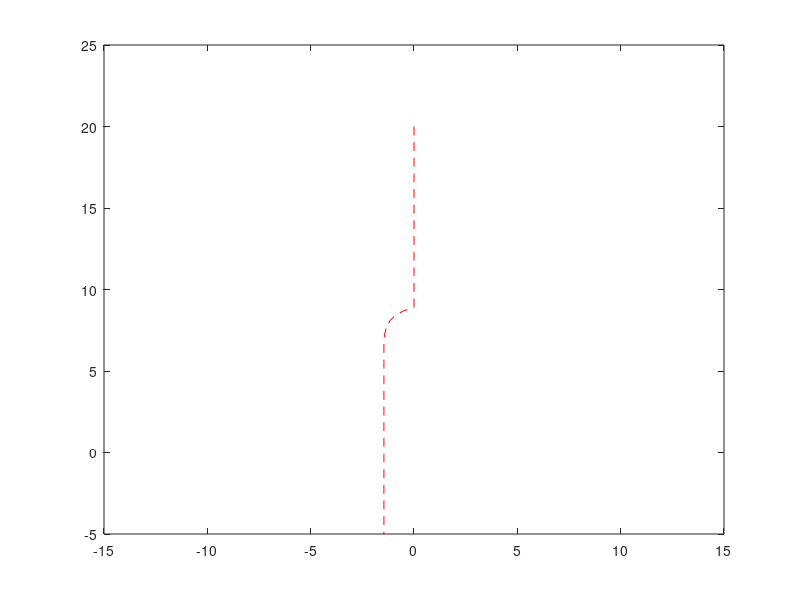

Source code (MATLAB):
% Set up the initial positions of the red ship and obstacle
red_ship_position = [0, 20];
obstacle_position = [-10, 5];

% Set up the velocity vectors for the red ship and obstacle
red_ship_velocity = [0, -3];
obstacle_velocity = [2 , 0];

% Set up the time step and the duration of the simulation
dt = 0.1;
t_end = 20;

% Set up the path array to store the positions of the red ship during movement
path = red_ship_position;

% Loop over each time step of the simulation
for t = 0:dt:t_end
    % Update the positions of the red ship and obstacle based on their velocities
    red_ship_position = red_ship_position + red_ship_velocity .* dt;
    obstacle_position = obstacle_position + obstacle_velocity .* dt;

    % Check if the red ship has crossed the path of the obstacle
    if red_ship_position(2) < obstacle_position(2) + 5 && ...
       red_ship_position(2) > obstacle_position(2) && ...
       red_ship_position(1) < obstacle_position(1) + 5 && ...
       red_ship_position(1) > obstacle_position(1)

        % Determine the distance between the red ship and the obstacle
        distance = norm(red_ship_position - obstacle_position);

        % If the red ship is too close to the obstacle, move in a semicircle around the obstacle
        if distance < 5

            % Calculate the angle between the red ship and the obstacle
            angle = atan2(red_ship_position(2) - obstacle_position(2), red_ship_position(1) - obstacle_position(1));
            
            % Determine the position of the center of the arc
            center = obstacle_position + [0, 5];
            
            % Calculate the radius of the arc
            radius = 1.5;

            % Calculate the new velocity vector for the red ship
            if angle >= 0 && angle < pi
                % Move to the left of the obstacle
                red_ship_velocity = [(red_ship_position(1)-center(1)), (red_ship_position(2)-center(2))] .* [-1, 1] / radius .* 3;
            else
                % Move to the right of the obstacle
                red_ship_velocity = [(red_ship_position(1)-center(1)), (red_ship_position(2)-center(2))] .* [1, -1] / radius .* 3;
            end

        % If the red ship is not too close to the obstacle, move towards it
        else
            red_ship_velocity = [0, -3];
        end

    % If the red ship has not crossed the path of the obstacle, move towards it
    else
        red_ship_velocity = [0, -3];
    end

    % Store the position of the red ship in the path array
    path = [path; red_ship_position];

    % Plot the positions of the red ship and obstacle
    plot(path(:,1), path(:,2), 'r--')
    hold on
    plot(red_ship_position(1), red_ship_position(2), 'ro', 'MarkerSize', 10)
    plot(obstacle_position(1), obstacle_position(2), 'bo', 'MarkerSize', 10)
    xlim([-15, 15])
    ylim([-5, 25])
    pause(0.1)
    hold off
end

% After the obstacle has moved, continue moving the red ship towards its final position
while red_ship_position(2) > 0
    % Determine the distance between the red ship and the final position
    distance = norm(red_ship_position - [0, 0]);

    % If the red ship is too far from the final position, move towards it
    if distance > 0.5
        red_ship_velocity = [-1, -3]
    else
        red_ship_velocity = [0, -3];
    end

    % Update the position of the red ship based on its velocity
    red_ship_position = red_ship_position + red_ship_velocity .* dt;
    path = [path; red_ship_position];

    % Plot the positions of the red ship and obstacle
    plot(path(:,1), path(:,2), 'r--')
    hold on
    plot(red_ship_position(1), red_ship_position(2), 'ro', 'MarkerSize', 10)
    plot(obstacle_position(1), obstacle_position(2), 'bo', 'MarkerSize', 10)
    xlim([-15, 15])
    ylim([-5, 25])
    pause(0.1)
    hold off
end

